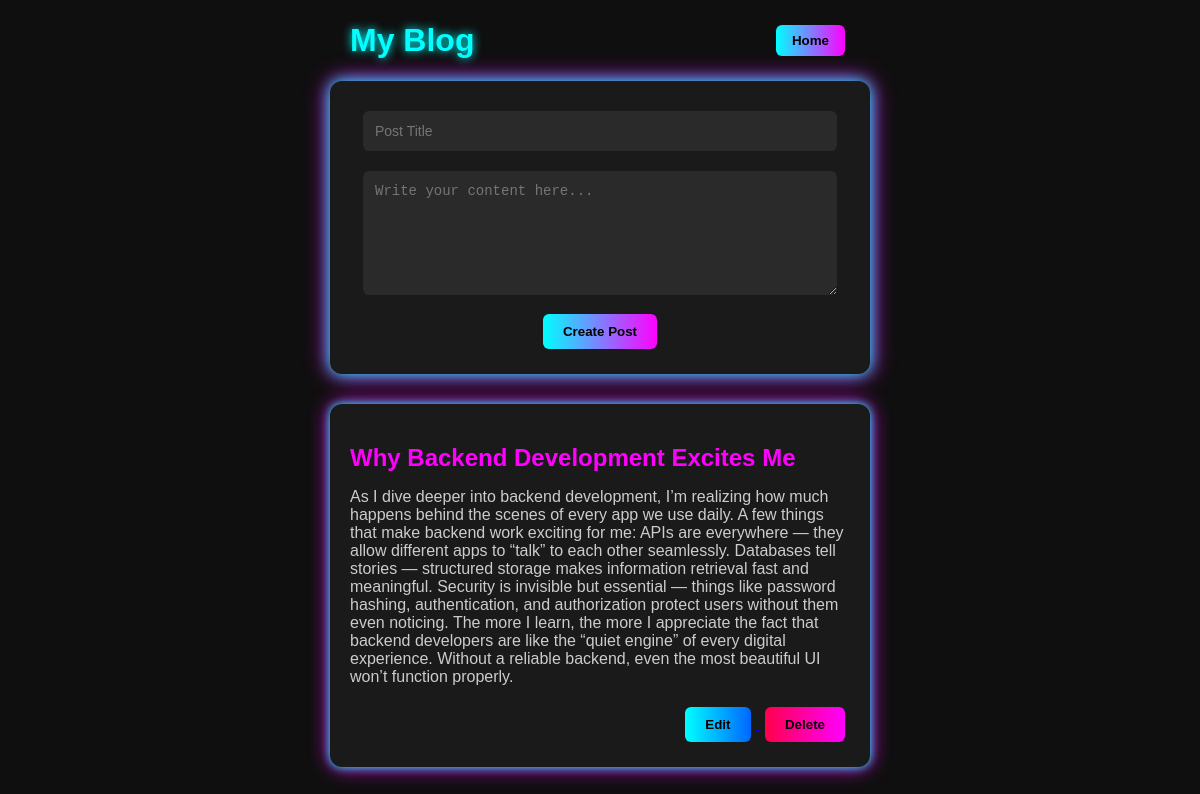
/blog_page (signed in), run on the app's committed database.
### main.py (models this page shows, shortened)
class Post(db.Model):
    id = db.Column(db.Integer, primary_key = True)
    title = db.Column(db.String(100), nullable = False)
    content = db.Column(db.String(500), nullable = False)
    user_id = db.Column(db.Integer, db.ForeignKey('user.id'), nullable = False)
    user = db.relationship('User', back_populates = 'post')

### main.py (the view)
@login_required
@app.route('/blog_page', methods = ['GET', 'POST'])
def blog_page():
    if request.method == 'POST':
        title = request.form.get('title')
        content = request.form.get('content')
        new_post = Post(title = title, content = content, user_id = current_user.id)
        db.session.add(new_post)
        db.session.commit()
    users_posts = select(Post).where(Post.user_id == current_user.id)
    posts = db.session.execute(users_posts).scalars().all()
    return render_template('blog_page.html', posts = posts)

### main.py (called while the page is built)
@login_manager.user_loader
def load_user(user_id):
    return User.query.get(int(user_id))

### templates/blog_page.html (shortened to what this page needs)
<!DOCTYPE html>
<html lang="en">
<head>
</head>
<body>
  <div style="width: 500px; display: flex; justify-content: space-between; align-items: center; margin-bottom: 20px;">
    <h1 style="margin: 0; color: #00ffff; text-shadow: 0 0 10px #00ffff;">My Blog</h1>
    <a href="{{ url_for('home_page') }}">
      <button style="padding: 8px 16px; border: none; border-radius: 6px; background: linear-gradient(90deg, #00ffff, #ff00ff); color: #000; font-weight: bold; cursor: pointer;">
        Home
      </button>
    </a>
  </div>
  <div class="form-container">
    <form method="POST" action="{{ url_for('blog_page') }}">
      <input type="text" name="title" placeholder="Post Title" required>
      <textarea name="content" placeholder="Write your content here..." required></textarea>
      <button type="submit" class="btn-submit">Create Post</button>
    </form>
  </div>
  {% for post in posts %}
  <div class="post">
    <h2>{{ post.title }}</h2>
    <p>{{ post.content }}</p>
    <div class="actions">
      <a href="{{ url_for('edit_post', post_id=post.id) }}">
        <button class="btn-edit">Edit</button>
      </a>
      <a href="{{ url_for('delete_post', post_id=post.id) }}">
        <button class="btn-delete">Delete</button>
      </a>
    </div>
  </div>
  {% else %}
  <p>No posts yet. Create one above!</p>
  {% endfor %}
</body>

### templates/blog_page.html (style rules this page uses)
body { background: #0f0f0f; font-family: Arial, sans-serif; color: #fff; display: flex; flex-direction: column; align-items: center; margin: 0; padding: 20px; }
h1 { color: #00ffff; text-shadow: 0 0 10px #00ffff; }
.form-container { background: #1a1a1a; padding: 20px; border-radius: 12px; box-shadow: 0 0 15px #00ffff, 0 0 25px #ff00ff; width: 500px; margin-bottom: 30px; text-align: center; }
input, textarea { width: 90%; padding: 12px; margin: 10px 0; border: none; border-radius: 6px; background: #2a2a2a; color: #fff; font-size: 14px; outline: none; }
textarea { resize: vertical; height: 100px; }
button { padding: 10px 20px; border: none; border-radius: 6px; font-weight: bold; cursor: pointer; margin: 5px; }
.btn-submit { background: linear-gradient(90deg, #00ffff, #ff00ff); color: #000; }
.btn-edit { background: linear-gradient(90deg, #00ffff, #0066ff); color: #000; }
.btn-delete { background: linear-gradient(90deg, #ff004c, #ff00ff); color: #000; }
.post { background: #1a1a1a; padding: 20px; margin-bottom: 20px; border-radius: 12px; box-shadow: 0 0 10px #00ffff, 0 0 20px #ff00ff; width: 500px; }
.post h2 { color: #ff00ff; margin-bottom: 10px; }
.post p { color: #ccc; }
.actions { margin-top: 10px; text-align: right; }

### data on the page
Post: title "Why Backend Development Excites Me", content "As I dive deeper into backend development, I’m realizing how much happens behind the scenes of every app we use daily. A few things that make backend work exciting for me: APIs are everywhere — they allow different apps to “talk” to each other seamlessly. Databases tell stories — structured storage makes information retrieval fast and meaningful. Security is invisible but essential — things like password hashing, authentication, and authorization protect users without them even noticing. The more I learn, the more I appreciate the fact that backend developers are like the “quiet engine” of every digital experience. Without a reliable backend, even the most beautiful UI won’t function…"
